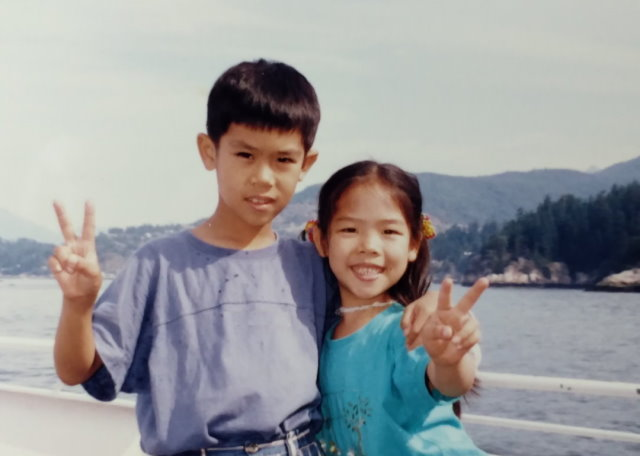
#> input picture _4.python/__code/Python全面攻略_從程式新人到開發設計的快速學習/ch11/test.jpg, 640 x 456 px
$ python face.py
#> lines starting #> are read from the running program, lines starting #| are printed output that depends on the picture; after the words box and inside, x2 and y2 are one past the last pixel; in counts of white or black regions, pixels touching at a corner belong together
import cv2
# 載入分類器
face_cascade = cv2.CascadeClassifier('haarcascade_frontalface_default.xml')
img = cv2.imread('test.jpg')    # 讀取圖片
#> img is the input picture: shape (456, 640, 3); mean B, G, R 155.7, 154.1, 153
gray = cv2.cvtColor(img, cv2.COLOR_BGR2GRAY)   # 轉成灰階圖片
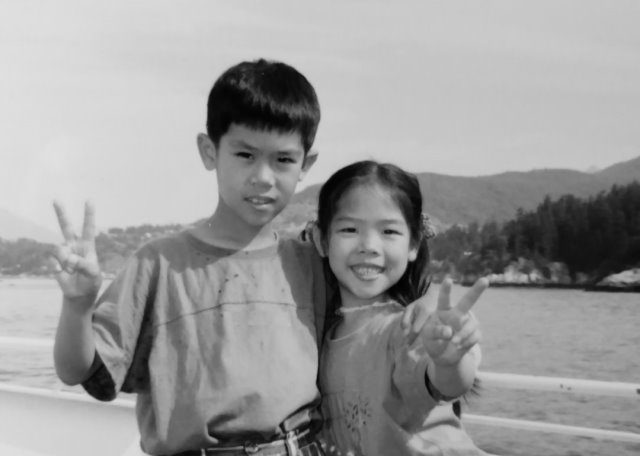
#> gray: shape (456, 640); min 1, max 225, mean 153.9
# 偵測臉部
faces = face_cascade.detectMultiScale(gray,
    scaleFactor=1.1, minNeighbors=3, minSize=(40, 40))
#> faces = [[319, 190, 101, 101], [205, 116, 113, 113]]
# 繪製人臉區域的方框
for (x, y, w, h) in faces:
    cv2.rectangle(img, (x, y), (x + w, y + h), (0, 255, 0), 2)
#> this loop made 2 passes
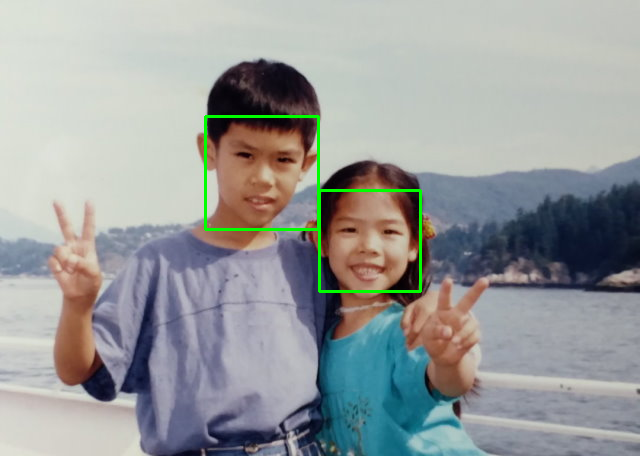
#> img: shape (456, 640, 3); 0.85% of pixels changed, all inside (x1, y1, x2, y2) = (204, 115, 422, 293)
cv2.namedWindow('Detect')
cv2.imshow('Detect', img)
cv2.waitKey(0)
cv2.destroyAllWindows()
